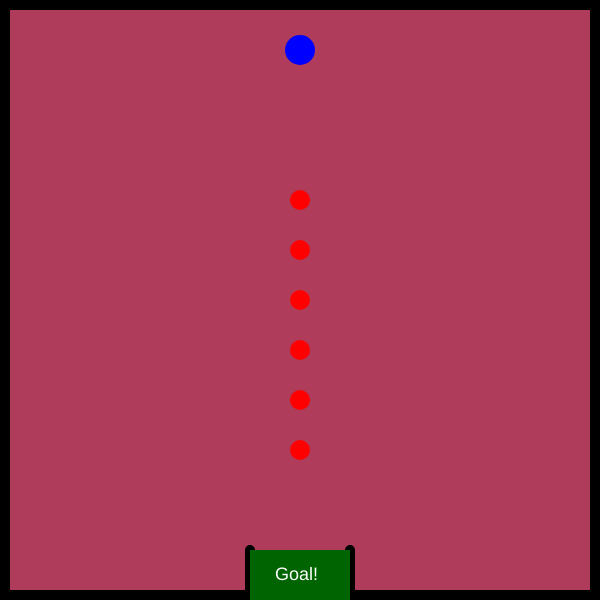
Frame 1 (no input)
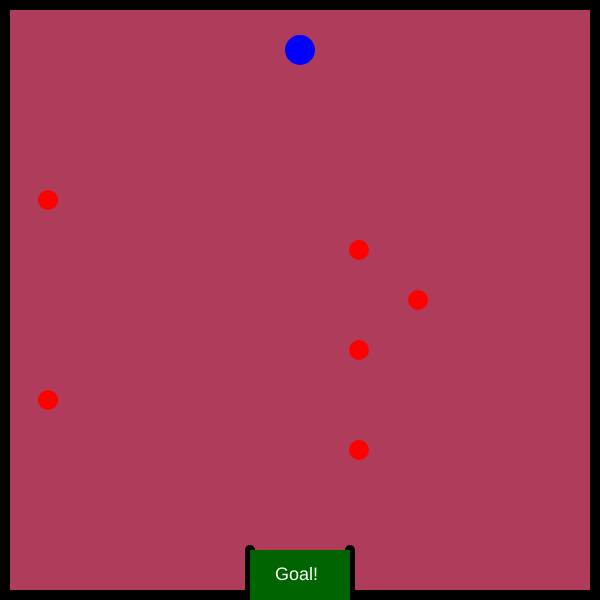
Frame 60 (no input)
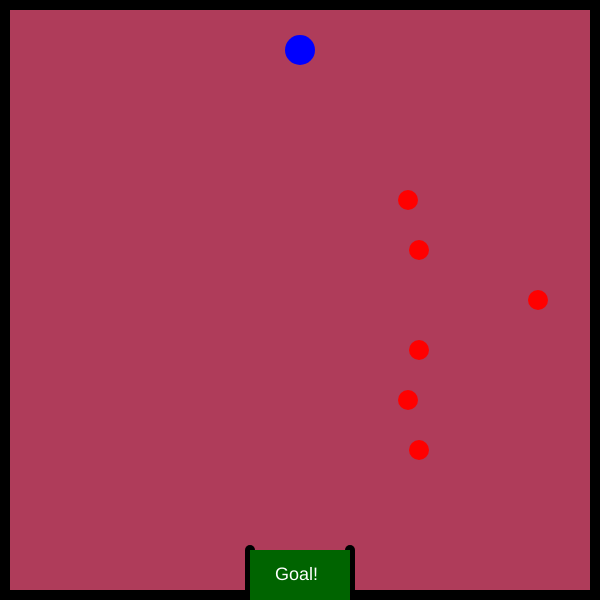
Frame 120 (the mouse pressed at the canvas centre since frame 60)

The p5.js sketch that drew these frames (run headless with seeded random() and noise() and a simulated clock; from frame 60 on, the mouse is pressed at the canvas centre):

// p5.js sketch
// ── sketch.js
// player
var playerX = 300;
var playerY = 50;
// movement for player
var w = 87;
var s = 83;
var a = 65;
var d = 68;
// first shape
var firstshapeX = 300;
var firstshapeY = 200;
var firstshapeXSpeed;
var firstshapeYSpeed;
// second shape
var secondshapeX = 300;
var secondshapeY = 250;
var secondshapeXSpeed;
var secondshapeYSpeed;
// third shape
var thirdshapeX = 300;
var thirdshapeY = 300;
var thirdshapeXSpeed;
var thirdshapeYSpeed;
// fourth shape
var fourthshapeX = 300;
var fourthshapeY = 350;
var fourthshapeXSpeed;
var fourthshapeYSpeed;
// fifth shape
var fifthshapeX = 300;
var fifthshapeY = 400;
var fifthshapeXSpeed;
var fifthshapeYSpeed;
// sixth shape
var sixthshapeX = 300;
var sixthshapeY = 450;
var sixthshapeXSpeed;
var sixthshapeYSpeed;
// custom shape
var customshapeX;
var customshapeY;
// functions
function setup()
{
  createCanvas(600,600);
  // first speed
  firstshapeXSpeed = Math.floor(Math.random() * (Math.floor(Math.random() * 7))+1);
  firstshapeYSpeed = Math.floor(Math.random() * (Math.floor(Math.random() * 7))+1);
  // second speed
  secondshapeXSpeed = Math.floor(Math.random() * (Math.floor(Math.random() * 7))+1);
  secondshapeYSpeed = Math.floor(Math.random() * (Math.floor(Math.random() * 7))+1);
  // third speed
  thirdshapeXSpeed = Math.floor(Math.random() * (Math.floor(Math.random() * 7))+1);
  thirdshapeYSpeed = Math.floor(Math.random() * (Math.floor(Math.random() * 7))+1);
  // fourth speed
  fourthshapeXSpeed = Math.floor(Math.random() * (Math.floor(Math.random() * 7))+1);
  fourthshapeYSpeed = Math.floor(Math.random() * (Math.floor(Math.random() * 7))+1);
  // fifth speed
  fifthshapeXSpeed = Math.floor(Math.random() * (Math.floor(Math.random() * 7))+1);
  fifthshapeYSpeed = Math.floor(Math.random() * (Math.floor(Math.random() * 7))+1);
  // sixth speed
  sixthshapeXSpeed = Math.floor(Math.random() * (Math.floor(Math.random() * 7))+1);
  sixthshapeYSpeed = Math.floor(Math.random() * (Math.floor(Math.random() * 7))+1);
}
// background functions
function draw()
{
  background (175,60,90);
  strokeWeight(10);
  line(0,5,600,5);
  line(5,0,5,600);
  line(595,0,595,600);
  line(0,595,250,595);
  line(350,595,600,595);
  line(250,600,250,550);
  line(350,600,350,550);
//goal
  fill(0,100,0);
  strokeWeight(0);
  rect(250,550,100,50);
  fill(256,256,256);
  textSize(18);
  text("Goal!",275,580);
//player
  fill(0,0,256);
  circle(playerX,playerY,30);
//movement
if(keyIsDown(w))
{
  playerY -= 5;
}
if(keyIsDown(s))
{
  playerY += 5;
}
if(keyIsDown(a))
{
  playerX -= 5;
}
if(keyIsDown(d))
{
  playerX += 5;
}
//projectiles
  fill(256,0,0);
  circle(firstshapeX, firstshapeY, 20);
  circle(secondshapeX, secondshapeY, 20);
  circle(thirdshapeX, thirdshapeY, 20);
  circle(fourthshapeX, fourthshapeY, 20);
  circle(fifthshapeX, fifthshapeY, 20);
  circle(sixthshapeX, sixthshapeY, 20);
  firstshapeX += firstshapeXSpeed;
  secondshapeX += secondshapeXSpeed;
  thirdshapeX += thirdshapeXSpeed;
  fourthshapeX += fourthshapeXSpeed;
  fifthshapeX += fifthshapeXSpeed;
  sixthshapeX += sixthshapeXSpeed;
  if(firstshapeX > 600)
  {
    firstshapeX = 0;
  }
  if(secondshapeX > 600)
  {
    secondshapeX = 0;
  }
  if(thirdshapeX > 600)
  {
    thirdshapeX = 0;
  }
  if(fourthshapeX > 600)
  {
    fourthshapeX = 0;
  }
  if(fifthshapeX > 600)
  {
    fifthshapeX = 0;
  }
  if(sixthshapeX > 600)
  {
    sixthshapeX = 0;
  }
//victory
  if(playerX > 250 && playerX < 350 && playerY > 550)
  {
    fill(0)
    stroke(5)
    textSize(30)
    text("Congratulations!", 200,50);
  }
//custom shape
  fill(256,0,0);
  circle(customshapeX,customshapeY, 20);
}
  function mouseClicked()
  {
    customshapeX = mouseX;
    customshapeY = mouseY;
}
